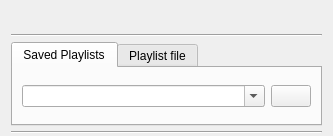
<?xml version="1.0" encoding="UTF-8"?>
<ui version="4.0">
 <class>GUI_PlaylistChooser</class>
 <widget class="PlayerPluginInterface" name="GUI_PlaylistChooser">
  <property name="geometry">
   <rect>
    <x>0</x>
    <y>0</y>
    <width>333</width>
    <height>136</height>
   </rect>
  </property>
  <property name="sizePolicy">
   <sizepolicy hsizetype="Preferred" vsizetype="MinimumExpanding">
    <horstretch>0</horstretch>
    <verstretch>0</verstretch>
   </sizepolicy>
  </property>
  <property name="minimumSize">
   <size>
    <width>0</width>
    <height>130</height>
   </size>
  </property>
  <layout class="QGridLayout" name="gridLayout">
   <property name="topMargin">
    <number>5</number>
   </property>
   <property name="bottomMargin">
    <number>2</number>
   </property>
   <property name="verticalSpacing">
    <number>5</number>
   </property>
   <item row="2" column="0">
    <widget class="QTabWidget" name="tabWidget">
     <property name="currentIndex">
      <number>0</number>
     </property>
     <widget class="QWidget" name="tab">
      <attribute name="title">
       <string>Saved Playlists</string>
      </attribute>
      <layout class="QGridLayout" name="gridLayout_3">
       <item row="0" column="0">
        <widget class="QComboBox" name="combo_playlistchooser">
         <property name="sizePolicy">
          <sizepolicy hsizetype="MinimumExpanding" vsizetype="Fixed">
           <horstretch>0</horstretch>
           <verstretch>0</verstretch>
          </sizepolicy>
         </property>
         <property name="focusPolicy">
          <enum>Qt::ClickFocus</enum>
         </property>
         <property name="editable">
          <bool>true</bool>
         </property>
         <property name="currentIndex">
          <number>-1</number>
         </property>
        </widget>
       </item>
       <item row="0" column="1">
        <widget class="MenuToolButton" name="btn_tool_pl">
         <property name="text">
          <string/>
         </property>
        </widget>
       </item>
      </layout>
     </widget>
     <widget class="QWidget" name="tab_2">
      <attribute name="title">
       <string>Playlist file</string>
      </attribute>
      <layout class="QGridLayout" name="gridLayout_2">
       <item row="0" column="0">
        <widget class="QLineEdit" name="le_playlist_file">
         <property name="sizePolicy">
          <sizepolicy hsizetype="MinimumExpanding" vsizetype="Preferred">
           <horstretch>0</horstretch>
           <verstretch>0</verstretch>
          </sizepolicy>
         </property>
         <property name="focusPolicy">
          <enum>Qt::ClickFocus</enum>
         </property>
         <property name="readOnly">
          <bool>true</bool>
         </property>
        </widget>
       </item>
       <item row="0" column="1">
        <widget class="MenuToolButton" name="btn_tool_file">
         <property name="text">
          <string/>
         </property>
        </widget>
       </item>
      </layout>
     </widget>
    </widget>
   </item>
   <item row="0" column="0">
    <layout class="QHBoxLayout" name="horizontalLayout">
     <property name="spacing">
      <number>7</number>
     </property>
     <property name="sizeConstraint">
      <enum>QLayout::SetFixedSize</enum>
     </property>
     <item>
      <widget class="QLabel" name="lab_title">
       <property name="font">
        <font>
         <pointsize>11</pointsize>
         <weight>75</weight>
         <bold>true</bold>
        </font>
       </property>
       <property name="focusPolicy">
        <enum>Qt::StrongFocus</enum>
       </property>
       <property name="text">
        <string/>
       </property>
      </widget>
     </item>
     <item>
      <widget class="QPushButton" name="btn_close">
       <property name="sizePolicy">
        <sizepolicy hsizetype="MinimumExpanding" vsizetype="MinimumExpanding">
         <horstretch>0</horstretch>
         <verstretch>0</verstretch>
        </sizepolicy>
       </property>
       <property name="minimumSize">
        <size>
         <width>24</width>
         <height>24</height>
        </size>
       </property>
       <property name="maximumSize">
        <size>
         <width>24</width>
         <height>24</height>
        </size>
       </property>
       <property name="focusPolicy">
        <enum>Qt::StrongFocus</enum>
       </property>
       <property name="text">
        <string/>
       </property>
       <property name="iconSize">
        <size>
         <width>16</width>
         <height>16</height>
        </size>
       </property>
       <property name="flat">
        <bool>true</bool>
       </property>
      </widget>
     </item>
    </layout>
   </item>
   <item row="1" column="0">
    <widget class="Line" name="line">
     <property name="orientation">
      <enum>Qt::Horizontal</enum>
     </property>
    </widget>
   </item>
   <item row="3" column="0">
    <widget class="Line" name="line_2">
     <property name="orientation">
      <enum>Qt::Horizontal</enum>
     </property>
    </widget>
   </item>
  </layout>
 </widget>
 <customwidgets>
  <customwidget>
   <class>MenuToolButton</class>
   <extends>QPushButton</extends>
   <header location="global">GUI/Helper/MenuTool/MenuTool.h</header>
  </customwidget>
  <customwidget>
   <class>PlayerPluginInterface</class>
   <extends>QWidget</extends>
   <header>Interfaces/PlayerPlugin/PlayerPlugin.h</header>
   <container>1</container>
  </customwidget>
 </customwidgets>
 <resources/>
 <connections>
  <connection>
   <sender>btn_close</sender>
   <signal>clicked()</signal>
   <receiver>GUI_PlaylistChooser</receiver>
   <slot>close()</slot>
   <hints>
    <hint type="sourcelabel">
     <x>379</x>
     <y>33</y>
    </hint>
    <hint type="destinationlabel">
     <x>202</x>
     <y>71</y>
    </hint>
   </hints>
  </connection>
 </connections>
</ui>
